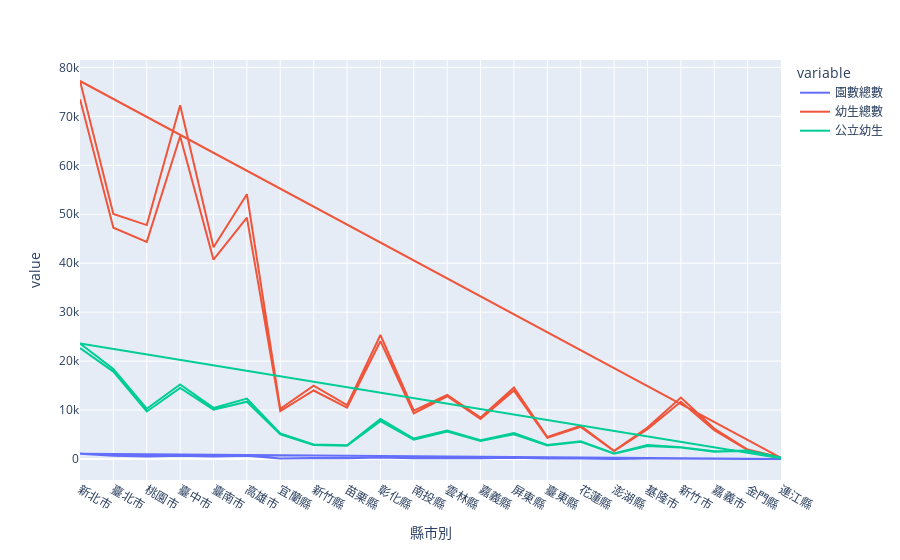

Source (notebook cell):
### Code cell
fig = px.line(df, x="縣市別", y=["園數總數", "幼生總數","公立幼生",])
fig.show()

### Figure 1 — Plotly figure (JSON) as saved in the notebook; plotly's stock layout.template omitted (floating-point values rounded to 4 significant figures)
{"data": [{"hovertemplate": "variable=園數總數<br>縣市別=%{x}<br>value=%{y}<extra></extra>", "legendgroup": "園數總數", "line": {"color": "#636efa", "dash": "solid"}, "marker": {"symbol": "circle"}, "mode": "lines", "name": "園數總數", "orientation": "v", "showlegend": true, "type": "scatter", "x": ["新北市", "臺北市", "桃園市", "臺中市", "臺南市", "高雄市", "宜蘭縣", "新竹縣", "苗栗縣", "彰化縣", "南投縣", "雲林縣", "嘉義縣", "屏東縣", "臺東縣", "花蓮縣", "澎湖縣", "基隆市", "新竹市", "嘉義市", "金門縣", "連江縣", "新北市", "臺北市", "桃園市", "臺中市", "臺南市", "高雄市", "宜蘭縣", "新竹縣", "苗栗縣", "彰化縣", "南投縣", "雲林縣", "嘉義縣", "屏東縣", "臺東縣", "花蓮縣", "澎湖縣", "基隆市", "新竹市", "嘉義市", "金門縣", "連江縣"], "xaxis": "x", "y": [1096, 687, 528, 659, 528, 677, 109, 216, 174, 320, 177, 140, 142, 274, 117, 131, 23, 102, 161, 71, 24, 6, 1082, 682, 524, 664, 526, 669, 106, 218, 173, 321, 174, 129, 141, 269, 117, 130, 23, 102, 160, 71, 24, 5], "yaxis": "y"}, {"hovertemplate": "variable=幼生總數<br>縣市別=%{x}<br>value=%{y}<extra></extra>", "legendgroup": "幼生總數", "line": {"color": "#EF553B", "dash": "solid"}, "marker": {"symbol": "circle"}, "mode": "lines", "name": "幼生總數", "orientation": "v", "showlegend": true, "type": "scatter", "x": ["新北市", "臺北市", "桃園市", "臺中市", "臺南市", "高雄市", "宜蘭縣", "新竹縣", "苗栗縣", "彰化縣", "南投縣", "雲林縣", "嘉義縣", "屏東縣", "臺東縣", "花蓮縣", "澎湖縣", "基隆市", "新竹市", "嘉義市", "金門縣", "連江縣", "新北市", "臺北市", "桃園市", "臺中市", "臺南市", "高雄市", "宜蘭縣", "新竹縣", "苗栗縣", "彰化縣", "南投縣", "雲林縣", "嘉義縣", "屏東縣", "臺東縣", "花蓮縣", "澎湖縣", "基隆市", "新竹市", "嘉義市", "金門縣", "連江縣"], "xaxis": "x", "y": [73526, 47269, 44367, 65946, 40731, 49321, 9791, 13997, 10492, 24073, 9328, 12818, 8175, 13986, 4319, 6561, 1635, 6091, 11697, 5918, 1851, 223, 77229, 50079, 47794, 72269, 43250, 54095, 10247, 14995, 11018, 25336, 9873, 13080, 8490, 14616, 4510, 6772, 1685, 6451, 12544, 6220, 1936, 292], "yaxis": "y"}, {"hovertemplate": "variable=公立幼生<br>縣市別=%{x}<br>value=%{y}<extra></extra>", "legendgroup": "公立幼生", "line": {"color": "#00cc96", "dash": "solid"}, "marker": {"symbol": "circle"}, "mode": "lines", "name": "公立幼生", "orientation": "v", "showlegend": true, "type": "scatter", "x": ["新北市", "臺北市", "桃園市", "臺中市", "臺南市", "高雄市", "宜蘭縣", "新竹縣", "苗栗縣", "彰化縣", "南投縣", "雲林縣", "嘉義縣", "屏東縣", "臺東縣", "花蓮縣", "澎湖縣", "基隆市", "新竹市", "嘉義市", "金門縣", "連江縣", "新北市", "臺北市", "桃園市", "臺中市", "臺南市", "高雄市", "宜蘭縣", "新竹縣", "苗栗縣", "彰化縣", "南投縣", "雲林縣", "嘉義縣", "屏東縣", "臺東縣", "花蓮縣", "澎湖縣", "基隆市", "新竹市", "嘉義市", "金門縣", "連江縣"], "xaxis": "x", "y": [22651, 17863, 9716, 14503, 10088, 11713, 5039, 2842, 2725, 7744, 3970, 5636, 3708, 5071, 2790, 3523, 1094, 2640, 2352, 1463, 1675, 173, 23618, 18412, 10273, 15226, 10444, 12336, 5210, 2974, 2802, 8203, 4185, 5818, 3863, 5298, 2886, 3632, 1140, 2856, 2403, 1595, 1759, 292], "yaxis": "y"}], "layout": {"legend": {"title": {"text": "variable"}, "tracegroupgap": 0}, "margin": {"t": 60}, "xaxis": {"anchor": "y", "domain": [0, 1], "title": {"text": "縣市別"}}, "yaxis": {"anchor": "x", "domain": [0, 1], "title": {"text": "value"}}}}
